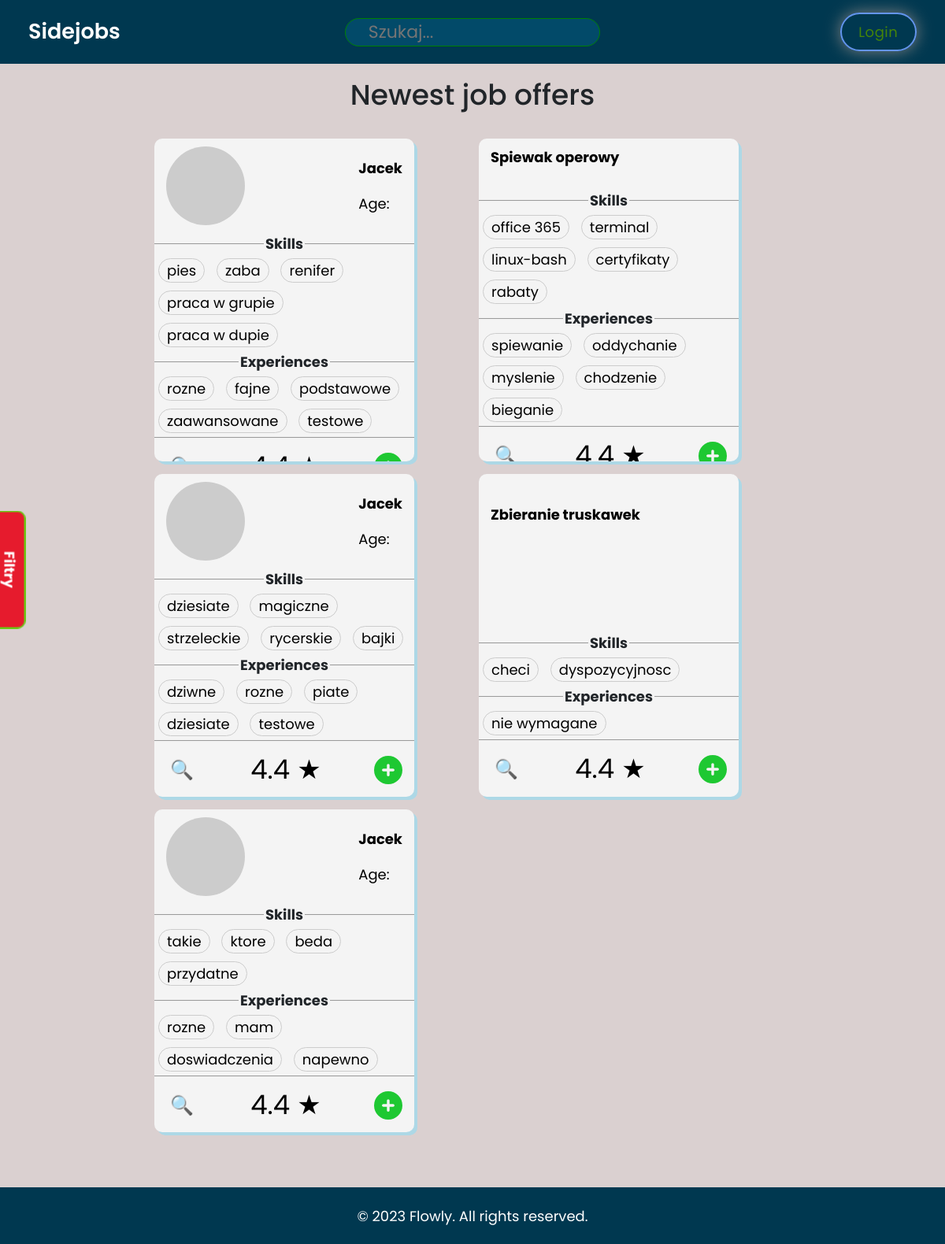
The page / on the database its author committed.
### accounts/models.py (models this page shows, shortened)
class Card(models.Model):
    user = models.ForeignKey(User, on_delete=models.CASCADE)
    subscribers = models.ManyToManyField(User, related_name='subscribed_cards', blank=True)
    WORK_TYPE_CHOICES = (
        ('Godzinowa', 'Godzinowa'),
        ('Zlecenie', 'Zlecenie'),
    )
    CARD_TYPE_CHOICES = (
        ('looking_for_job', 'Szukam pracy'),
        ('looking_for_worker', 'Szukam pracownika'),
    )
    card_type = models.CharField(max_length=20, choices=CARD_TYPE_CHOICES)
    work_type = models.CharField(max_length=20, choices=WORK_TYPE_CHOICES)
    needed_workers = models.PositiveIntegerField(null=True, blank=True)
    CURRENCY_CHOICES = (
        ('PLN', 'PLN'),
        ('USD', 'USD'),
        ('EUR', 'EUR'),
    )
    job_name = models.CharField(max_length=100, blank=True, null=True, help_text="Tylko jeśli szukasz pracowników")
    rate = models.DecimalField(max_digits=10, decimal_places=2)
    currency = models.CharField(max_length=3, choices=CURRENCY_CHOICES)
    skills = models.TextField(help_text="Umiejętności (oddzielone przecinkami)")
    experiences = models.TextField(help_text="Doświadczenie (oddzielone przecinkami)")
    description = models.TextField(max_length=5000)
    created_at = models.DateTimeField(auto_now_add=True)

### accounts/views.py (the view)
# urls.py: path('', views.home, name='home'),
def home(request):
    last_5_cards = Card.objects.order_by('-created_at')[:5].select_related('user')
    user = request.user
    for card in last_5_cards:
        card.experiences_list = card.experiences.split(',')
        card.skills_list = card.skills.split(',')
    if user.is_authenticated:
        subscribed_cards = Subscription.objects.filter(subscriber=user).values_list('subscribed_card', flat=True)
    else:
        subscribed_cards = []
    context = {'last_5_cards': last_5_cards, 'subscribed_cards': subscribed_cards}
    return render(request, 'accounts/dashboard.html', context)

### accounts/templates/accounts/dashboard.html (shortened to what this page needs)
{% extends 'accounts/main.html' %}
{% load static %}
{% block header %}
{% include 'accounts/header.html' %}
{% endblock %}
{% block content %}
<h2 class="last-job-offers">Newest job offers</h2>
<div class="grid">
        {% for card in last_5_cards %}
            <div class="col">
                <div class="user-card">
                    <div class="top">
                        {% if card.card_type == 'looking_for_worker' %}
                            <div class="top-text">{{ card.job_name|capfirst }}</div>
                        {% else %}
                            <div class="profile-image"></div>
                            <div class="name-age space">
                                <div class="top-text">{{ card.user.first_name|capfirst }}</div>
                                <div>Age: </div>
                            </div>
                        {% endif %}
                    </div>
                    <div class="middle">
                      <fieldset class="fieldset-skills">
                        <legend>Skills</legend>
                        <div class="pill-container skill-container">
                            {% for skill in card.skills_list %}
                                <div class="pill skill">{{ skill }}</div>
                            {% endfor %}
                        </div>
                      </fieldset>
                      <fieldset class="fieldset-experiences">
                        <legend>Experiences</legend>
                        <div class="pill-container experience-container">
                            {% for experience in card.experiences_list %}
                                <div class="pill experience">{{ experience }}</div>
                            {% endfor %}
                        </div>
                      </fieldset>
                    </div>
                    <div class="bottom">
                        <div class="lupe-icon">&#128269;</div>
                        <div class="rating-icon">4.4 &#9733;</div>
                        <a href="{% url 'home' %}">
                        </a>
                    </div>
                  </div>
            </div>
        {% endfor %}
</div>
<div class="panele">
    <div class="lewy-panel">
        <div class="title">
            Filtry
        </div>
    </div>
</div>
{% endblock content %}

### static/css/main.css (style rules this page uses)
* { margin: 0; box-sizing: border-box; font-size: 18px; }
body { font-family: "Poppins", sans-serif; position: relative; background-color: #dad0d0; min-height: 100vh; display: flex; flex-direction: column; }
.grid { display: block; padding: 16px; display: grid; grid-gap: 16px; margin-left: 10rem; margin-right: 10rem; margin-bottom: 3rem; margin-top: 1rem; }
@media (min-width: 910px) { .fieldset-dashboard, .grid { grid-template-columns: repeat(2, 1fr); } }
.last-job-offers { text-align: center; padding-top: 1rem; margin-bottom: 0; }
.user-card { width: 330px; height: 410px; background-color: #f4f4f4; border-radius: 10px; overflow: hidden; display: flex; flex-direction: column; box-shadow: 4px 4px lightblue; }
.top { display: flex; position: relative; align-items: center; justify-content: space-between; color: black; padding: 10px 15px; flex: 30%; }
.profile-image { width: 100px; height: 100px; border-radius: 50%; background-color: #ccc; margin-right: 10px; }
.middle { display: flex; flex-direction: column; align-items: center; justify-content:flex-end; box-sizing: border-box; flex: 55%; }
.fieldset-skills { padding: 0; width: 100%; border-bottom: none; }
.top-text { font-weight: bold; padding-bottom: 1rem; }
fieldset, legend { all: revert; }
.fieldset-experiences { padding: 0; width: 100%; }
.fieldset-skills legend { margin: 0; font-weight: bold; text-align: center; }
.fieldset-experiences legend { margin: 0; font-weight: bold; text-align: center; }
.bottom { display: flex; align-items: center; justify-content: space-between; color: black; padding: 10px 15px; flex: 15%; }
.lupe-icon { font-size: 24px; margin: 0 5px; }
.rating-icon { font-size: 34px; margin: 0 5px; }
.pill { padding: 1px 10px; border: 1px solid #ccc; border-radius: 20px; margin: 5px; color: black; display: inline-block; }
.lewy-panel { position: fixed; top: 35%; left: -268px; z-index: 99999; transition: left 0.5s ease-out 0s; }
.lewy-panel .title { width: 150px; border: 2px solid #6bc714; background: #E61B2D; color: #FFFFFF; font-weight: bold; border-radius: 10px; padding: 5px 5px 25px 5px; text-align: center; position: relative; top: 140px; right: -195px; transform: rotate(-270deg); z-index: 1; }

### accounts/templates/accounts/dashboard.html (style rules this page uses)
svg { fill:#1ec832 }

### rows shown on the page
Card: user.first_name "Jacek", skills_list "pies" "zaba" "renifer" "praca w grupie" "praca w dupie", experiences_list "rozne" "fajne" "podstawowe" "zaawansowane" "testowe"
Card: job_name "Spiewak operowy", skills_list "office 365" "terminal" "linux-bash" "certyfikaty" "rabaty", experiences_list "spiewanie" "oddychanie" "myslenie" "chodzenie" "bieganie"
Card: user.first_name "Jacek", skills_list "dziesiate" "magiczne" "strzeleckie" "rycerskie" "bajki", experiences_list "dziwne" "rozne" "piate" "dziesiate" "testowe"
Card: job_name "Zbieranie truskawek", skills_list "checi" "dyspozycyjnosc", experiences_list "nie wymagane"
Card: user.first_name "Jacek", skills_list "takie" "ktore" "beda" "przydatne", experiences_list "rozne" "mam" "doswiadczenia" "napewno"
